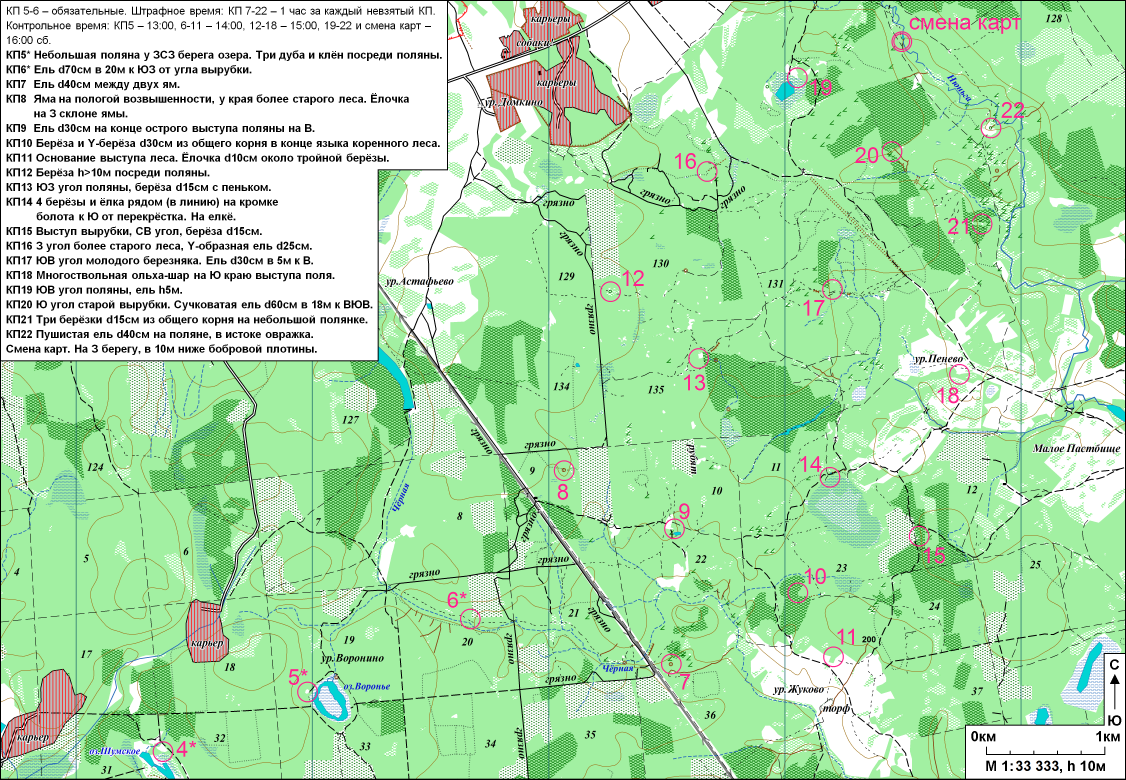
#> input picture maps/2019o/1v.png, 3378 x 2339 px (shown at 1/3 size)
$ jupyter execute --allow-errors 'mmb routes.ipynb'   (shell and % lines are left out)   (Python 2 division)
#> lines starting #> are read from the running program, lines starting #| are printed output that depends on the picture
[cell 1]
import pandas as pd
import numpy as np
from tqdm import tqdm_notebook
import copy
from matplotlib import pylab as plt
import cv2

[cell 2]
start = (0,0)
finish = (10,10)
points = np.array([(3,6),(7,9),(0,6),(3,7),(8,5),(2,6),(5,5),(1,4),(1,9),(8,2),(5,2)])
m = (start,finish,points)
all_points = np.concatenate(([start],points,[finish]))

[cell 3]
#vibor 1 4- 17
start = [1029, -1086,1,4]
points = np.array([(1414, -1135),(947, -1404),(1272, -1403),(1598, -1372),(1937, -1442),(1126, -1721),(1484, -1649),(1298, -2003),(1624, -1804),(1814, -1781),(1672, -2133),(1936, -2014)])
points = np.hstack([points,np.array([(1,5+i) for i in range(points.shape[0])]) ])
finish = [2135, -1708,1,17]

[cell 4]
#vibor sk-28
start = [771, 270,1,'sk']
points = np.array([(609, 842),(930, 752),(1375, 664),(316, 1228),(717, 1348),(959, 1020),(1351, 1086),(1268, 1245),(1047, 1518)])
points = np.hstack([points,np.array([(1,19+i) for i in range(points.shape[0])]) ])
finish = [1145, 1943,1,'28']
all_points = f1 = np.concatenate(([start],points,[finish]))

[cell 5]
#vibor 40-53

start = [138, -120,1,"40"]
all_points = np.array([[271, -902, 1, "41"], [544, -585, 1, "42"], [710, -402, 1, "43"], [1080, -263, 1, "44"], [505, -1290, 1, "45"], [654, -960, 1, "46"], [893, -706, 1, "47"], [1164, -593, 1, "48"], [890, -1243, 1, "49"], [1171, -940, 1, "50"], [1124, -1529, 1, "51"], [1368, -1214, 1, "52"]])
finish = [1540, -1694,1,"53"]
factor = 0.003401360544217687

[cell 6]
#vibor 3 32 - pf
start = [1814, 1332, 1, "32"]
points =  np.array([[1490, 1476, 1, "33"], [1612, 1739, 1, "35"], [1210, 1493, 1, "35'"], [946, 1637, 1, "36"], [1606, 2043, 1, "36'"], [1098, 1922, 1, "34"], [1268, 2034, 1, "34'"], [1290, 2284, 1, "37"], [868, 2030, 1, "37'"]])
finish = [574, 1902, 1, "pf"]
all_points = f1 = np.concatenate(([start],points,[finish]))

[cell 7]
def getArrayFromPoint(points,text_name):
    return points[points.text_digits==text_name][['x','y','radius','text_digits']].iloc[0].values
def getArrayFromPoints(points):
    return points[['x','y','radius','text_digits']].values

[cell 8]
def view_route(route):
    return points[route][:,3]

[cell 9]
def route_dist(route):
    dist = start_distances[route[0]]
    for p1,p2 in zip(route[:-1],route[1:]):
        dist += distance_matrix[p1,p2]
    return dist + finish_distances[route[-1]]

def distance(x,y):
    return np.sqrt((float(x[0])-float(y[0]))**2  + (float(x[1])-float(y[1]))**2)

def register_top(route,dist):
    global top
    global routes_to_find
    global porog
    top.append((points[route],dist))
    top = sorted(top,key = lambda x: x[1])[:routes_to_find]
    #print 'new top'
    try:
        last = top[routes_to_find-1]
        #print 'porog changed'
        porog = last[1]
    except:
        pass

def best_route(route,dist):
    current = route[-1]
    if dist+porog_adjust[len(points)-len(route)] > porog:
        return
    if dist+finish_distances[current]>porog:
        return
    if len(route) == len(points):
        register_top(route,dist+finish_distances[current])
        return
    points_walked = 0
    if len(route)==4:
        print (points[route][:,3], top[0][1] if len(top)> 0 else 2000000000 )
    for i in sorted_by_distance_points[current]:
        if i in route:
            continue
        new_route = copy.copy(route)
        new_route.append(i)
        new_dist = dist+distance_matrix[current,i]
        if new_dist>porog:
            continue
        best = best_route(new_route,new_dist)
        points_walked+=1
        if points_walked == nearest_points:
            break

[cell 10]
points

[cell 11]
start_name = '6'
finish_name = 'SK'
kp_in = '6-22'
dat_filename = 'maps/2019o/1v.png.dat'
map_filename = 'maps/2019o/1v.png'
cv2.imread(map_filename)
#> (the rest of this cell did not finish here and is left out)

[cell 12]
def kp_gen(kp_str):
    kp_strs = kp_str.split(',')
    for s in kp_strs:
        if '-' in s:
            v = s.split('-')
            min_s = int(v[0])
            max_s = int(v[1])
            for i in range(min_s,max_s+1,1):
                yield str(i)
        else:
            yield s

#> (a cell that did not finish here is left out)

[cell 14]
a = np.array([6,5,8,7,11,10,12,15,16,13,14,9])
a = a-5
#> (the rest of this cell did not finish here and is left out)

[cell 15]
### params
routes_to_find = 10
top = []
porog = 1e20
nearest_points = 6

[cell 16]
#prepare data
start_distances = np.array([distance(start,x) for x in points])
points = points[start_distances.argsort()]
start_distances = np.array([distance(start,x) for x in points])
distance_matrix = np.array([[distance(x,y) for x in points] for y in points])
finish_distances = np.array([distance(finish,x) for x in points])
sorted_by_distance_points = [distance_matrix[i].argsort() for i in range(len(points))]

nearest_peregons = distance_matrix.flatten()
nearest_peregons = nearest_peregons[nearest_peregons!=0]
nearest_peregons.sort()
nearest_peregons = nearest_peregons[::2]
nearest_peregons = nearest_peregons.cumsum()

porog_adjust = np.hstack([np.array([finish_distances.min()]), nearest_peregons+finish_distances.min()])

[cell 17]
#real work here
top = []
porog=1e20
for first in (range(len(points))):
    b = best_route([first],start_distances[first])

[cell 18]
[(x[0][:,3],x[1]*factor) for x in top]

[cell 19]
factor = 0.003401360544217687 * 300/400

[cell 20]
np.array([1,2,3])

[cell 21]
best = top[0][1]
#> (the rest of this cell did not finish here and is left out)

[cell 22]
def get_point_by_name(name):
    name = int(name)
    return all_points[all_points[:,3]==name][0]

[cell 23]
def calculate_route(route_str):
#> called with route_str = '6-8-9'
    route = route_str.split('-')
    res = 0
    for x,y in zip(route[:-1],route[1:]):
        x = get_point_by_name(x)
        y = get_point_by_name(y)
        res += distance(x,y)
    return res*factor

#> (a cell that did not finish here is left out)

#> (a cell that did not finish here is left out)

#> (a cell that did not finish here is left out)

[cell 27]
distance_matrix

[cell 28]
#1 - [ 6, 10, 12, 15, 16, 14, 13, 11,  7,  5,  8,  9]
#2 - [19, 22, 23, 24, 20, 21, 25, 26, 27]
#3 - [(]33 35 36' 37 34' 34 35' 36 37']
#4 - [42 43 44 48 47 46 41 45 49 51]

[cell 29]
def plot(route):
    f1 = np.concatenate(([start],points[route]))
    f2 = np.concatenate((points[route],[finish]))
    for p1,p2 in zip(f1,f2):
        plt.plot([p1[0],p2[0]],[p1[1],p2[1]])

[cell 30]
plt.figure(figsize=(6,6))
plt.scatter(all_points[:,0],all_points[:,1])
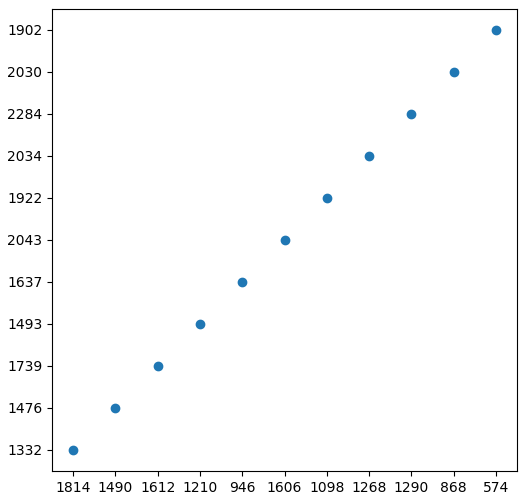
#> figure drawn by matplotlib, 1 panel

[cell 31]
plt.figure(figsize=(8,8))

print top[0]
print top[1]
#> (the rest of this cell did not finish here and is left out)

#> (a cell that did not finish here is left out)

# Для КП, которые можно пропустить

[cell 33]
import itertools

[cell 34]
all_best = []
top = []
porog=1e20
routes_to_find = 10

#> (the rest of this cell did not finish here and is left out)

#> (a cell that did not finish here is left out)

[cell 36]
for t in top:
    print t[0][:,3],t[1]*factor
